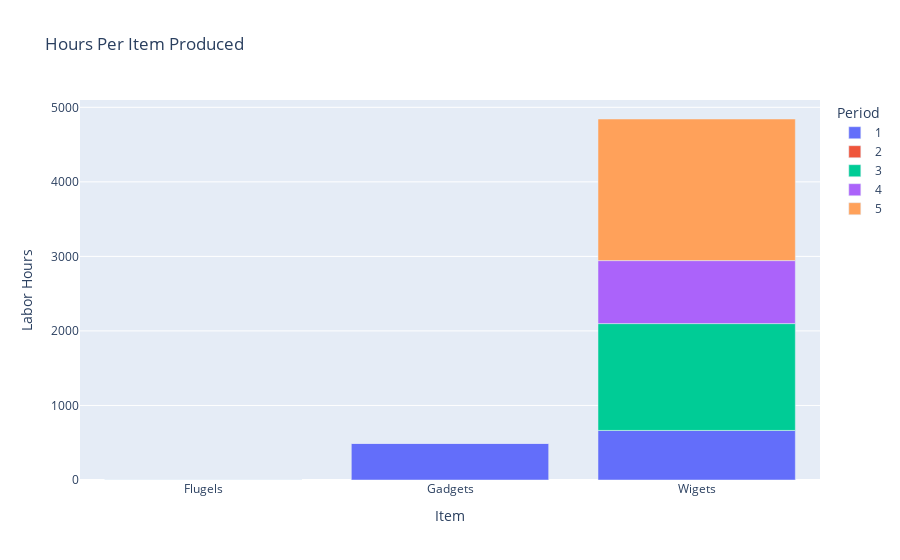

Notebook code cell kept with this figure:
### Code cell
# Group the data by period and item
grouped_df = df.groupby(['Period', 'Item']).sum().reset_index()

# Pivot the table to make each period a column
pivoted_df = grouped_df.pivot(index='Item', columns='Period', values='Labor Hours')

# Create the stacked bar chart
#pivoted_df.plot(kind='bar', stacked=True)

# Set the y-axis label and tick marks
#plt.ylabel('Labor Hours')
#plt.yticks(np.arange(0, 5500, 500))

# Show the plot
#plt.show()
grouped_df["Period"] = grouped_df["Period"].astype(str)

fig = px.bar(grouped_df, x='Item', y='Labor Hours', color='Period',
             title="Hours Per Item Produced")
fig.show()
fig.write_html("Total_Overtime_Cost_by_Overtime_Variable.html")

### Figure 1 — Plotly figure (JSON) as saved in the notebook; plotly's stock layout.template omitted (floating-point values rounded to 4 significant figures)
{"data": [{"alignmentgroup": "True", "hovertemplate": "Period=1<br>Item=%{x}<br>Labor Hours=%{y}<extra></extra>", "legendgroup": "1", "marker": {"color": "#636efa", "pattern": {"shape": ""}}, "name": "1", "offsetgroup": "1", "orientation": "v", "showlegend": true, "textposition": "auto", "type": "bar", "x": ["Flugels", "Gadgets", "Wigets"], "xaxis": "x", "y": [0, 497, 665], "yaxis": "y"}, {"alignmentgroup": "True", "hovertemplate": "Period=2<br>Item=%{x}<br>Labor Hours=%{y}<extra></extra>", "legendgroup": "2", "marker": {"color": "#EF553B", "pattern": {"shape": ""}}, "name": "2", "offsetgroup": "2", "orientation": "v", "showlegend": true, "textposition": "auto", "type": "bar", "x": ["Flugels", "Gadgets", "Wigets"], "xaxis": "x", "y": [0, 0, 0], "yaxis": "y"}, {"alignmentgroup": "True", "hovertemplate": "Period=3<br>Item=%{x}<br>Labor Hours=%{y}<extra></extra>", "legendgroup": "3", "marker": {"color": "#00cc96", "pattern": {"shape": ""}}, "name": "3", "offsetgroup": "3", "orientation": "v", "showlegend": true, "textposition": "auto", "type": "bar", "x": ["Flugels", "Gadgets", "Wigets"], "xaxis": "x", "y": [0, 0, 1433.0], "yaxis": "y"}, {"alignmentgroup": "True", "hovertemplate": "Period=4<br>Item=%{x}<br>Labor Hours=%{y}<extra></extra>", "legendgroup": "4", "marker": {"color": "#ab63fa", "pattern": {"shape": ""}}, "name": "4", "offsetgroup": "4", "orientation": "v", "showlegend": true, "textposition": "auto", "type": "bar", "x": ["Flugels", "Gadgets", "Wigets"], "xaxis": "x", "y": [0, 0, 844.9], "yaxis": "y"}, {"alignmentgroup": "True", "hovertemplate": "Period=5<br>Item=%{x}<br>Labor Hours=%{y}<extra></extra>", "legendgroup": "5", "marker": {"color": "#FFA15A", "pattern": {"shape": ""}}, "name": "5", "offsetgroup": "5", "orientation": "v", "showlegend": true, "textposition": "auto", "type": "bar", "x": ["Flugels", "Gadgets", "Wigets"], "xaxis": "x", "y": [0, 0, 1900], "yaxis": "y"}], "layout": {"barmode": "relative", "legend": {"title": {"text": "Period"}, "tracegroupgap": 0}, "title": {"text": "Hours Per Item Produced"}, "xaxis": {"anchor": "y", "domain": [0, 1], "title": {"text": "Item"}}, "yaxis": {"anchor": "x", "domain": [0, 1], "title": {"text": "Labor Hours"}}}}
